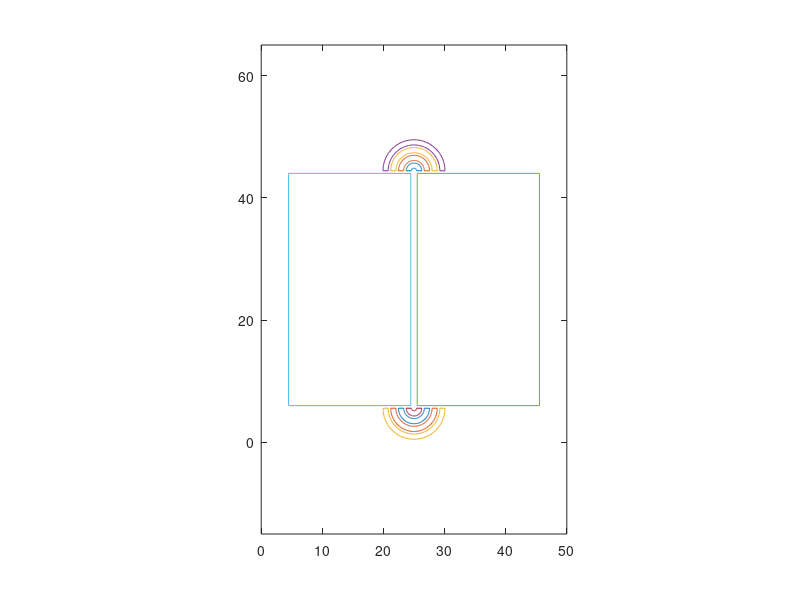

This figure's MATLAB source:
%%%%%%%%%%%%%%%%%%%%%%%%%%%%%%%%%%%%%%%%%%%%%%%%%%%%%%%%%%%%%%%%%
% EBL exposure code for waveguides and couplers: ascii generator
%%%%%%%%%%%%%%%%%%%%%%%%%%%%%%%%%%%%%%%%%%%%%%%%%%%%%%%%%%%%%%%%%
%Written by M. Svendendahl and I. Alda

%Grating couplers values
lambda=1.550; %microns
n=2; %material index of refraction
s=0.95* 1550/1350;% scaling factor

%definition of the size of the gratings
rs0 = (s.*lambda/(2*n)); %first grating (material)
rs =(s.*lambda/(2*n)); %grating (material)
rb = 1*(s*lambda/2); %air gaps
rsmod = rs;

%waveguide parameters (length and width)
wgL =38; %waveguide length
wgw=1*(931/885); %waveguide width

%radii of the gratings
rb2 = 2*rs+rb+rsmod-rs0;
rb3 = rs*3+2*rb+2*(rsmod-rs0);
rb4 = rs*4+3*rb+3*(rsmod-rs0);
rb5=rs*5+4*rb+4*(rsmod-rs0);

%definitions for drawing couplers
theta = linspace(0, pi, 64); %angle to draw the semicircule
dd = s.*lambda/(2*n); %offset

%We define the different semicircles
X = [cos(theta).*rs cos(fliplr(theta)).*(rb+rs) cos(0).*rs];
Y = [sin(theta).*rs sin(fliplr(theta)).*(rb+rs) sin(0).*rb]+wgL/2+dd;

X2 = [cos(theta).*rb2 cos(fliplr(theta)).*(rb2+rb) cos(0).*rb2];
Y2 = [sin(theta).*rb2 sin(fliplr(theta)).*(rb2+rb) sin(0).*rb2]+wgL/2+dd;

X3 = [cos(theta).*rb3 cos(fliplr(theta)).*(rb3+rb) cos(0).*rb3];
Y3 = [sin(theta).*rb3 sin(fliplr(theta)).*(rb3+rb) sin(0).*rb3]+wgL/2+dd;

X4 = [cos(theta).*rb4 cos(fliplr(theta)).*(rb4+rb) cos(0).*rb4];
Y4 = [sin(theta).*rb4 sin(fliplr(theta)).*(rb4+rb) sin(0).*rb4]+wgL/2+dd;

X5 = [cos(theta).*rb5 -1*(rb5+5*rb) -1*(rb5+5*rb) 1*(rb5+5*rb) 1*(rb5+5*rb) rb5];
Y5 = [sin(theta).*rb5 0 (rb5+3*rb) (rb5+3*rb) 0 0]+wgL/2+dd;

%windowsize for exposure
windowsize=20;
WGX1 = [0 windowsize windowsize 0 0]+wgw/2; 
WGX2 = -([0 windowsize windowsize 0 0]+wgw/2);
WGY1 = [wgL/2 wgL/2 -wgL/2 -wgL/2 wgL/2];
WGY2 = WGY1;

%Offset parameters for waveguide and the structure
px = 9.7;
py = 24;
offx =25;
offy = 25;

%we draw the WG and couplers and the "air" window
figure(1), clf 
for c0 = 1:1
    for c1 = 1:1
plot(X+(c0-1)*px+offx, Y+(c1-1)*py+offy, X2+(c0-1)*px+offx, Y2+(c1-1)*py+offy,...
    X3+(c0-1)*px+offx, Y3+(c1-1)*py+offy, X4+(c0-1)*px+offx, Y4+(c1-1)*py+offy, ...
    WGX1+(c0-1)*px+offx, WGY1+(c1-1)*py+offy, WGX2+(c0-1)*px+offx, WGY2+(c1-1)*py+offy, ...
    X+(c0-1)*px+offx, -Y+(c1-1)*py+offy, X2+(c0-1)*px+offx, -Y2+(c1-1)*py+offy, ...
    X3+(c0-1)*px+offx, -Y3+(c1-1)*py+offy, X4+(c0-1)*px+offx, -Y4+(c1-1)*py+offy)
    
hold on
    end
end
hold off
axis equal
axis([0 50 -15 65])

